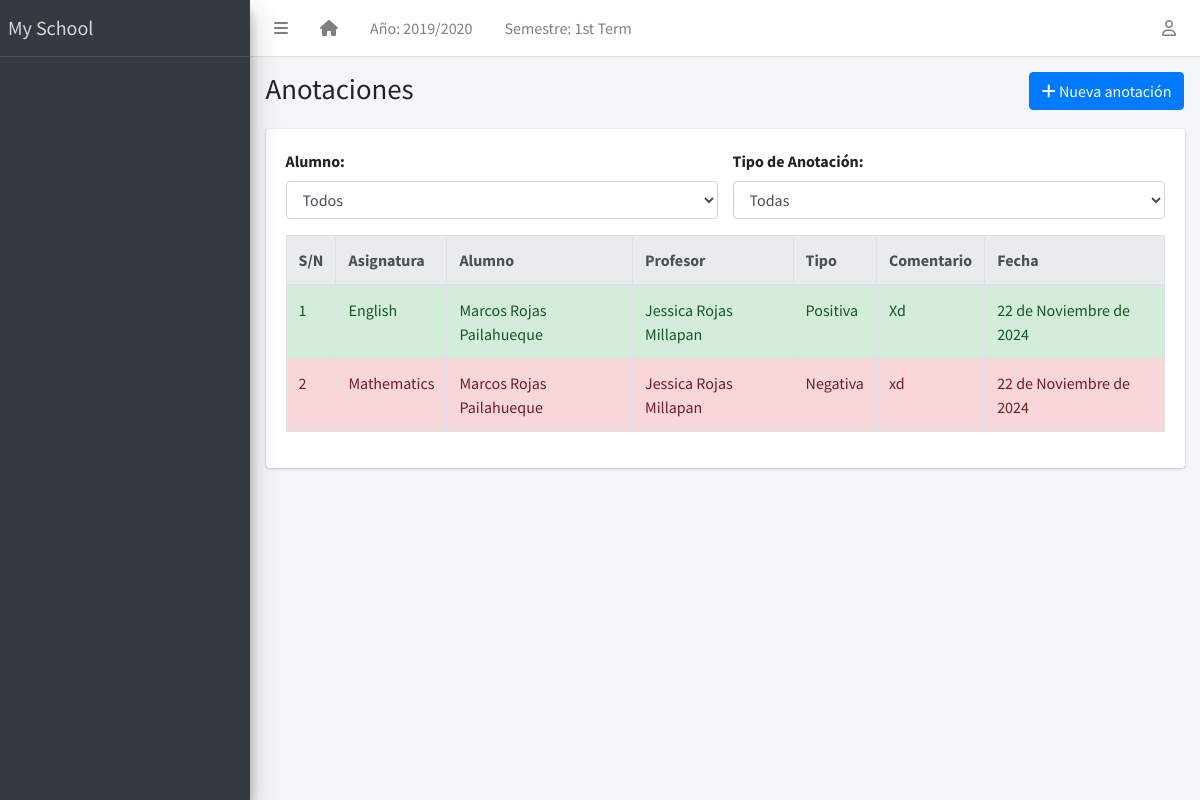
Screenshot of /teacher/annotations/ with the database file from the repository.
### apps/corecode/models.py (models this page shows, shortened)
class AcademicSession(models.Model):
    name = models.CharField(max_length=200, unique=True)
    current = models.BooleanField(default=True)
    class Meta:
        ordering = ["-name"]

class AcademicTerm(models.Model):
    name = models.CharField(max_length=20, unique=True)
    current = models.BooleanField(default=True)
    class Meta:
        ordering = ["name"]

class SiteConfig(models.Model):
    key = models.SlugField()
    value = models.CharField(max_length=200)

class Subject(models.Model):
    name = models.CharField(max_length=200, unique=True, verbose_name="Nombre")
    class Meta:
        ordering = ["name"]
    def __str__(self):
        return self.name

### apps/teachers/models.py (models this page shows, shortened)
class Annotation(models.Model):
    ANNOTATION_TYPE_CHOICES = [("positiva", "Positiva"), ("negativa", "Negativa")]
    student = models.ForeignKey('students.Student', on_delete=models.CASCADE, related_name="annotations")
    teacher = models.ForeignKey(Teacher, on_delete=models.CASCADE, related_name="annotations")
    subject = models.ForeignKey('corecode.Subject', on_delete=models.CASCADE, related_name="annotations")
    annotation_type = models.CharField(max_length=10, choices=ANNOTATION_TYPE_CHOICES)
    comment = models.TextField()
    date = models.DateField(default=timezone.now)
    class Meta:
        ordering = ["-date"]

class Teacher(models.Model):
    STATUS = [("activo", "Activo"), ("inactivo", "Inactivo")]
    GENDER = [("masculino", "Masculino"), ("femenino", "Femenino")]
    rut_regex = RegexValidator(
        regex=r"^\d{1,2}\d{3}\d{3}-[0-9kK]{1}$",
        message="El RUT debe estar en el formato 'XXXXXXXX-X'"
    )
    rut = models.CharField(max_length=12, unique=True, validators=[rut_regex], blank=True)
    estado = models.CharField(max_length=10, choices=STATUS, default="activo")
    apellido_paterno = models.CharField(max_length=200)
    apellido_materno = models.CharField(max_length=200)
    nombres = models.CharField(max_length=200, blank=True)
    sexo = models.CharField(max_length=10, choices=GENDER, default="masculino")
    fecha_nacimiento = models.DateField(default=timezone.now)
    fecha_admision = models.DateField(default=timezone.now)
    telefono_regex = RegexValidator(
        regex="^[0-9]{9,15}$", message="El número de teléfono no tiene el formato correcto."
    )
    telefono = models.CharField(
        validators=[telefono_regex], max_length=15, blank=True
    )
    direccion = models.TextField(blank=True)
    observaciones = models.TextField(blank=True)
    email = models.EmailField(
        max_length=254, unique=True, validators=[EmailValidator()],
        blank=True, null=True
    )
    foto = models.ImageField(blank=True, upload_to="students/fotos/")
    subjects = models.ManyToManyField('corecode.Subject', related_name="teachers", blank=True)
    class Meta:
        ordering = ["apellido_paterno", "apellido_materno", "nombres"]
    def __str__(self):
        return f" {self.nombres} {self.apellido_paterno} {self.apellido_materno}"

### apps/students/models.py (models this page shows)
class Student(models.Model):
    STATUS_CHOICES = [("activo", "Activo"), ("inactivo", "Inactivo")]
    GENDER_CHOICES = [("masculino", "Masculino"), ("femenino", "Femenino")]
    estado = models.CharField(max_length=10, choices=STATUS_CHOICES, default="activo")
    rut_regex = RegexValidator(
        regex=r"^\d{1,2}\d{3}\d{3}-[0-9kK]{1}$",
        message="El RUT debe estar en el formato 'XXXXXXXX-X'"
    )
    rut = models.CharField(max_length=12, unique=True, validators=[rut_regex], blank=True)
    apellido_paterno = models.CharField(max_length=200)
    apellido_materno = models.CharField(max_length=200)
    nombres = models.CharField(max_length=200, blank=True)
    sexo = models.CharField(max_length=10, choices=GENDER_CHOICES, default="masculino")
    fecha_nacimiento = models.DateField(default=timezone.now)
    curso_actual = models.ForeignKey(
        StudentClass, on_delete=models.SET_NULL, blank=True, null=True
    )
    fecha_admision = models.DateField(default=timezone.now)
    telefono_regex = RegexValidator(
        regex="^[0-9]{9,15}$", message="El número de teléfono no tiene el formato correcto."
    )
    telefono_apoderado = models.CharField(
        validators=[telefono_regex], max_length=15, blank=True
    )
    direccion = models.TextField(blank=True)
    observaciones = models.TextField(blank=True)
    email = models.EmailField(
        max_length=254, unique=True, validators=[EmailValidator()],
        blank=True, null=True
    )
    foto = models.ImageField(blank=True, upload_to="students/fotos/")
    representante = models.ForeignKey(
        "representatives.Representatives", on_delete=models.SET_NULL, null=True, blank=True, related_name="estudiantes"
    )
    subjects = models.ManyToManyField(Subject, related_name="students", blank=True)
    class Meta:
        ordering = ["apellido_paterno", "apellido_materno", "nombres"]
    def __str__(self):
        return f"{self.nombres} {self.apellido_paterno} {self.apellido_materno}"

### apps/teachers/views.py (the view)
# urls.py: path('annotations/', AnnotationListView.as_view(), name='annotation-list'),
class AnnotationListView(ListView):
    model = Annotation
    template_name = "teachers/teacher_annotation_list.html"
    context_object_name = "annotations"
    def get_queryset(self):
        queryset = super().get_queryset()
        student_id = self.request.GET.get("student")
        annotation_type = self.request.GET.get("type")
        if student_id:
            queryset = queryset.filter(student__id=student_id)
        if annotation_type:
            queryset = queryset.filter(annotation_type=annotation_type)
        return queryset
    def get_context_data(self, **kwargs):
        context = super().get_context_data(**kwargs)
        context["form"] = AnnotationFilterForm(self.request.GET)
        context["students"] = Student.objects.all()
        return context

### apps/teachers/forms.py
class AnnotationFilterForm(forms.Form):
    student = forms.ModelChoiceField(queryset=Student.objects.all(), required=False, label="Student")
    annotation_type = forms.ChoiceField(choices=Annotation.ANNOTATION_TYPE_CHOICES, required=False, label="Type")

### apps/corecode/context_processors.py (called while the page is built)
def site_defaults(request):
    current_session = AcademicSession.objects.get(current=True)
    current_term = AcademicTerm.objects.get(current=True)
    vals = SiteConfig.objects.all()
    contexts = {
        "current_session": current_session.name,
        "current_term": current_term.name,
    }
    for val in vals:
        contexts[val.key] = val.value
    return contexts

### apps/templatetags/user_groups.py (called while the page is built)
@register.filter
def in_group(user, group_id):
    return user.groups.filter(id=group_id).exists()

### apps/teachers/templates/teachers/teacher_annotation_list.html (shortened to what this page needs)
{% extends 'base.html' %}
{% block title %}Anotaciones{% endblock title %}
{% block breadcrumb %}
<a class="btn btn-primary" href="{% url 'annotation-create' %}"><i class="fas fa-plus"></i> Nueva anotación</a>
{% endblock breadcrumb %}
{% block content %}
  <div class="row mb-3">
    <div class="col-md-6">
      <label for="filter-student" class="form-label" style="font-weight: bold;">Alumno:</label>
      <select id="filter-student" class="form-control">
        <option value="">Todos</option>
      </select>
    </div>
    <div class="col-md-6">
      <label for="filter-type" class="form-label" style="font-weight: bold;">Tipo de Anotación:</label>
      <select id="filter-type" class="form-control">
        <option value="">Todas</option>
      </select>
    </div>
  </div>
  <div class="table-responsive">
    <table id="annotationtable" class="table table-bordered table-hover" data-page-length='100'>
      <thead class="thead-light">
        <tr>
          <th>S/N</th>
          <th>Asignatura</th>
          <th>Alumno</th>
          <th>Profesor</th>
          <th>Tipo</th>
          <th>Comentario</th>
          <th>Fecha</th>
        </tr>
      </thead>
      <tbody>
        {% for annotation in annotations %}
          <tr class="{% if annotation.annotation_type == 'positiva' %}positive{% elif annotation.annotation_type == 'negativa' %}negative{% endif %}">
            <td>{{ forloop.counter }}</td>
            <td>{{ annotation.subject }}</td>
            <td>{{ annotation.student }}</td>
            <td>{{ annotation.teacher }}</td>
            <td>{{ annotation.get_annotation_type_display }}</td>
            <td>{{ annotation.comment }}</td>
            <td>{{ annotation.date }}</td>
          </tr>
        {% endfor %}
      </tbody>
    </table>
  </div>
{% endblock content %}

### templates/base.html (shortened to what this page needs)
{% load static %}
{% load custom_templatetag %}
{% load representative_tags %}
<!DOCTYPE html>
<html lang="en">
<head>
  <link rel="stylesheet" href="https://cdnjs.cloudflare.com/ajax/libs/dropzone/5.9.3/dropzone.min.css">
  <link rel="stylesheet" href="https://cdnjs.cloudflare.com/ajax/libs/font-awesome/6.6.0/css/all.min.css" />
  <link rel="stylesheet"
    href="{% static 'plugins/overlayScrollbars/css/OverlayScrollbars.min.css' %}">
  <link rel="stylesheet" href="{% static 'plugins/Datatables/datatables.min.css' %}" />
  <link rel="stylesheet" href="{% static 'dist/css/adminlte.min.css' %}">
</head>
<body
  class="hold-transition sidebar-mini layout-fixed layout-navbar-fixed layout-footer-fixed">
  <div class="wrapper">
    <nav class="main-header navbar navbar-expand navbar-white navbar-light">
      <ul class="navbar-nav">
        <li class="nav-item">
          <a class="nav-link" data-widget="pushmenu" href="#" role="button"><i class="fas fa-bars"></i></a>
        </li>
        <li class="nav-item d-none d-sm-inline-block">
          <a href="{% url 'home' %}" class="nav-link"><i class="fa fa-home"></i></a>
        </li>
        <li class="nav-item d-none d-sm-inline-block">
          <a href="{% url 'current-session' %}" class="nav-link">Año: {{ current_session }}</a>
        </li>
        <li class="nav-item d-none d-sm-inline-block">
          <a href="{% url 'current-session' %}" class="nav-link">Semestre: {{ current_term }}</a>
        </li>
      </ul>
      <ul class="navbar-nav ml-auto">
        <li class="nav-item dropdown">
          <a class="nav-link" data-toggle="dropdown" href="#">
            <i class="far fa-user"></i>
          </a>
        </li>
      </ul>
    </nav>
    <aside class="main-sidebar sidebar-dark-primary elevation-4">
      <a href="{% url 'home' %}" class="brand-link">{{ school_name | default:"MySchool" }}</a>
      <div class="sidebar">
      </div>
    </aside>
    <div class="content-wrapper">
      <section class="content-header">
        <div class="container-fluid">
          <div class="row mb-1">
            <div class="col-sm-8">
              <h1>{% block title %}{% endblock title %}</h1>
            </div>
            <div class="col-sm-4">
              <ol class="breadcrumb float-sm-right">
                <li class="breadcrumb-item">{% block breadcrumb %}{% endblock breadcrumb %}</li>
              </ol>
            </div>
          </div>
        </div>
      </section>
      <section class="content">
        <div class="container-fluid">
          <div class="row">
            <div class="col-md-12">
              {% block fullcard %}
              <div class="card">
                <div class="card-body">
                  <div class="row">
                    <div class="col">
                      {% block content %}
                      {% endblock content %}
                    </div>
                  </div>
                </div>
              </div>
              {% endblock fullcard %}
            </div>
          </div>
        </div>
      </section>
    </div>
  </div>
</body>
</html>

### apps/teachers/templates/teachers/teacher_annotation_list.html (style rules this page uses)
.positive { background-color: #d4edda; color: #155724; }
.negative { background-color: #f8d7da; color: #721c24; }

### rows the page displays
AcademicSession: name "2019/2020"
AcademicTerm: name "1st Term"
SiteConfig: value "My School"
Annotation: subject "English", student "Marcos Rojas Pailahueque", teacher "Jessica Rojas Millapan", annotation_type "Positiva", comment "Xd", date "22 de Noviembre de 2024"
Annotation: subject "Mathematics", student "Marcos Rojas Pailahueque", teacher "Jessica Rojas Millapan", annotation_type "Negativa", comment "xd", date "22 de Noviembre de 2024"
